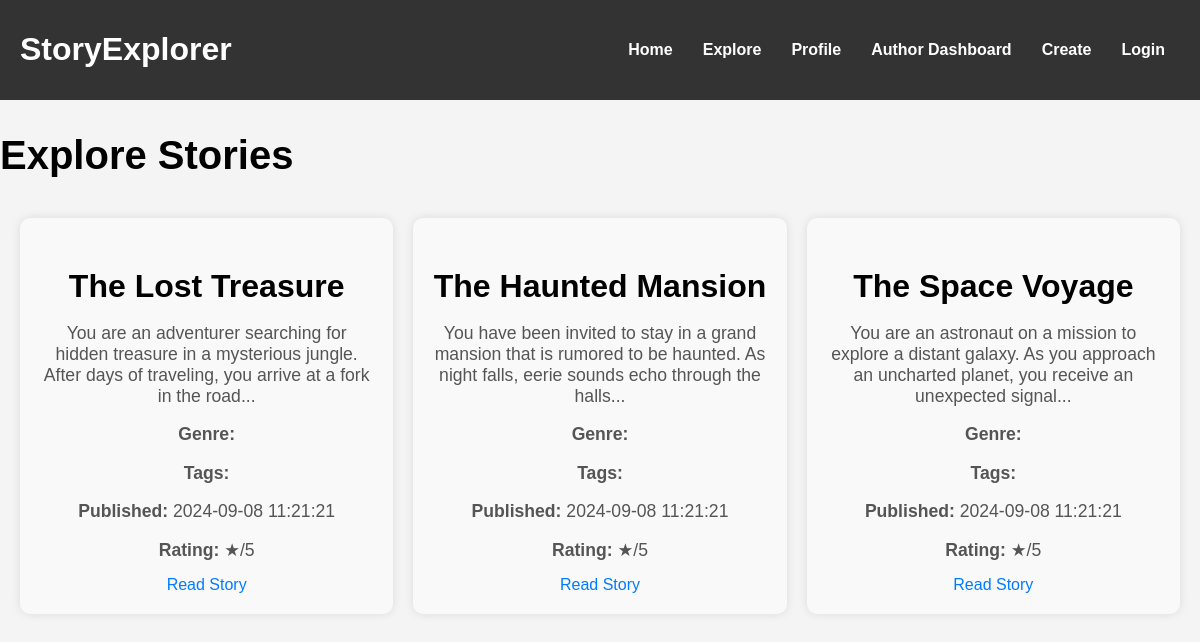
The page /stories.php on the database its author committed.
### tables this page shows
CREATE TABLE IF NOT EXISTS `stories` (
  `id` int(11) NOT NULL AUTO_INCREMENT,
  `title` varchar(255) NOT NULL,
  `author_id` int(11) DEFAULT NULL,
  `description` text DEFAULT NULL,
  `created_at` timestamp NOT NULL DEFAULT current_timestamp(),
  `updated_at` timestamp NOT NULL DEFAULT current_timestamp() ON UPDATE current_timestamp(),
  `genre` varchar(100) DEFAULT NULL,
  `tags` varchar(255) DEFAULT NULL,
  `rating` decimal(2,1) DEFAULT NULL,
  PRIMARY KEY (`id`),
  KEY `author_id` (`author_id`)
);

### models/Story.php (called while the page is built, shortened)
<?php
class Story
{
    private $conn;
    private $table_name = "stories";
    public function __construct($db)
    {
        $this->conn = $db;
    }
    public function getAllStories()
    {
        $query = "SELECT id, title, description, genre, tags, created_at, rating, author_id FROM " . $this->table_name;
        $stmt = $this->conn->prepare($query);
        $stmt->execute();
        return $stmt->fetchAll(PDO::FETCH_ASSOC);
    }
}
?>

### public/stories.php (the view, shortened to what this page needs)
<?php
require_once '../models/Story.php';
$database = new Database();
$db = $database->getConnection();
$story = new Story($db);
$stories = $story->getAllStories();
?>
<!DOCTYPE html>
<html lang="en">
<head>
    <link rel="stylesheet" href="styles.css">
</head>
<body>
    <header>
        <div class="navbar">
            <h1 class="logo">StoryExplorer</h1>
            <nav>
            <ul>
                    <li><a href="index.php">Home</a></li>
                    <li><a href="stories.php">Explore</a></li>
                    <li><a href="profile.php">Profile</a></li>
                    <li><a href="author.php">Author Dashboard</a></li>
                    <li><a href="create.php">Create</a></li>
                    <li><a href="login.php">Login</a></li>
                </ul>
            </nav>
        </div>
    </header>
    <section class="all-stories">
        <h2>Explore Stories</h2>
        <?php if (!empty($stories)) { ?>
            <div class="story-grid">
                <?php foreach ($stories as $story_item) { ?>
                    <div class="story-card">
                        <h3><?php echo htmlspecialchars($story_item['title']); ?></h3>
                        <p><?php echo htmlspecialchars($story_item['description']); ?></p>
                        <p><strong>Genre:</strong> <?php echo htmlspecialchars($story_item['genre']); ?></p>
                        <p><strong>Tags:</strong> <?php echo htmlspecialchars($story_item['tags']); ?></p>
                        <p><strong>Published:</strong> <?php echo htmlspecialchars($story_item['created_at']); ?></p>
                        <p><strong>Rating:</strong> ★<?php echo htmlspecialchars($story_item['rating']); ?>/5</p>
                        <a href="reader.php?story_id=<?php echo $story_item['id']; ?>" class="read-story-button">Read Story</a>
                    </div>
                <?php } ?>
            </div>
        <?php } else { ?>
            <p>No stories available. Please check back later.</p>
        <?php } ?>
    </section>
</body>
</html>

### public/styles.css (style rules this page uses)
body { font-family: Arial, sans-serif; margin: 0; padding: 0; box-sizing: border-box; background-color: #f4f4f4; }
header { background-color: #333; color: white; padding: 10px 20px; }
.navbar { display: flex !important; justify-content: space-between !important; align-items: center; }
.navbar ul { list-style: none; margin: 0; padding: 0; display: flex; }
.navbar ul li { margin: 0 15px; }
.navbar ul li a { color: white; text-decoration: none; font-weight: bold; }
.story-card { background-color: #eee; padding: 20px; text-align: center; border-radius: 5px; box-shadow: 0 0 10px rgba(0, 0, 0, 0.1); flex: 1; }
.story-grid { display: grid; grid-template-columns: repeat(auto-fit, minmax(250px, 1fr)); gap: 20px; padding: 20px; }
.story-card { background-color: #fff; padding: 20px; text-align: center; border-radius: 5px; box-shadow: 0 0 10px rgba(0, 0, 0, 0.1); }
.story-card h3 { margin-bottom: 10px; }
.story-card p { margin-bottom: 15px; color: #666; }
.story-card { background-color: #f9f9f9; padding: 20px; border-radius: 10px; margin-bottom: 20px; box-shadow: 0 0 10px rgba(0, 0, 0, 0.1); }
.story-card p { font-size: 1.1em; color: #555; margin-bottom: 15px; }
.navbar .logo { font-size: 2em; }
h2 { font-size: 2.5em; margin-bottom: 20px; }
h3 { font-size: 2em; margin-top: 30px; margin-bottom: 10px; }
p { font-size: 1.2em; color: #666; }
a { color: #007bff; text-decoration: none; }

### rows shown on the page
stories: title "The Lost Treasure", description "You are an adventurer searching for hidden treasure in a mysterious jungle. After days of traveling, you arrive at a fork in the road...", created_at "2024-09-08 11:21:21"
stories: title "The Haunted Mansion", description "You have been invited to stay in a grand mansion that is rumored to be haunted. As night falls, eerie sounds echo through the halls...", created_at "2024-09-08 11:21:21"
stories: title "The Space Voyage", description "You are an astronaut on a mission to explore a distant galaxy. As you approach an uncharted planet, you receive an unexpected signal...", created_at "2024-09-08 11:21:21"
